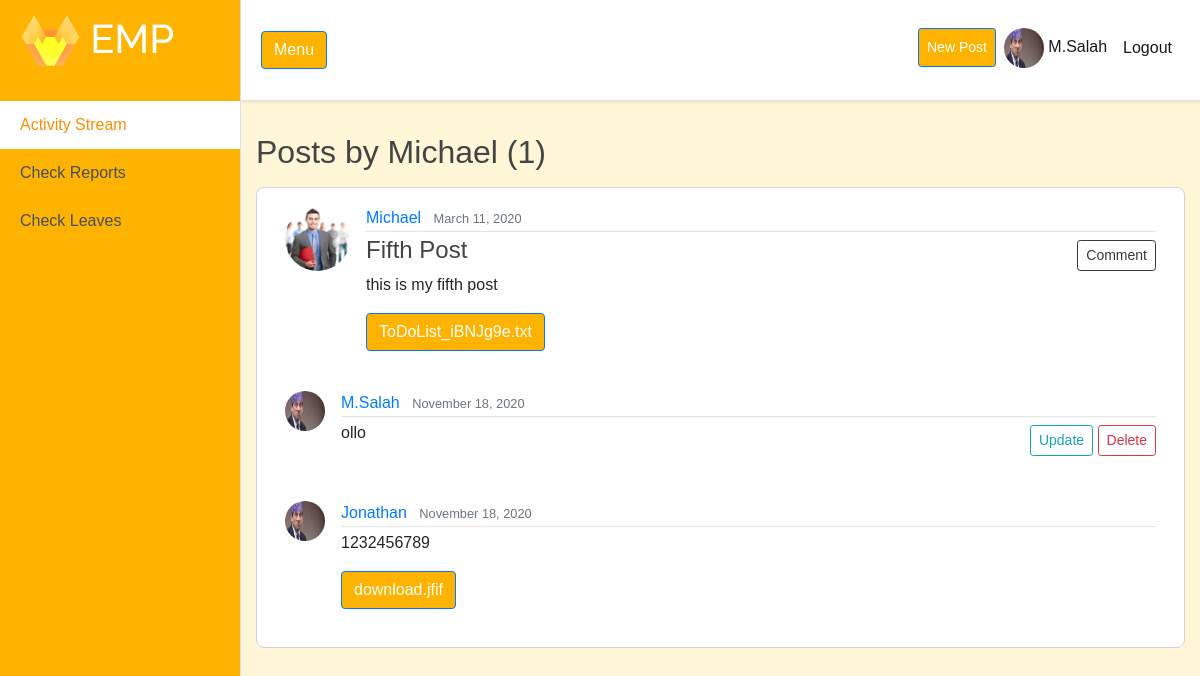
Screenshot of /user/Michael (signed in) with the database file from the repository.
### users/models.py (models this page shows, shortened)
class Profile(models.Model):
    user = models.OneToOneField(User, on_delete=models.CASCADE)
    image = models.ImageField(default='default.jpg', upload_to='profile_pics')
    bio = models.TextField(max_length=500, blank=True)
    location = models.CharField(max_length=30, blank=True)
    birth_date = models.DateField(null=True, blank=True)
    is_employee = models.BooleanField(default=True)

### activitystream/models.py (models this page shows, shortened)
class Post(models.Model):
    title = models.CharField(max_length=100)
    content = models.TextField()
    date_posted = models.DateTimeField(default=timezone.now)
    author = models.ForeignKey(User, on_delete=models.CASCADE)
    document = models.FileField(blank=True, default=None, upload_to='documents')
    class Meta:
        ordering = ['-date_posted']
    @property
    def filename(self):
        return os.path.basename(self.document.path)

class Comment(models.Model):
    date_posted = models.DateTimeField(default=timezone.now)
    content = models.TextField()
    author = models.ForeignKey(User, on_delete=models.CASCADE)
    post = models.ForeignKey(Post, on_delete=models.CASCADE)
    document = models.FileField(blank=True, default=None, upload_to='documents')
    class Meta:
        ordering = ['-date_posted']
    @property
    def filename(self):
        return os.path.basename(self.document.path)

### activitystream/views.py (the view)
# urls.py: path('user/<str:username>', UserPostListView.as_view(), name='user-posts'),
class UserPostListView(LoginRequiredMixin, ListView):
    model = Post
    template_name = 'activitystream/user_posts.html'  # <app>/<model>_<view_type>.html
    context_object_name = 'posts'
    paginate_by = 2
    def get_queryset(self):
        user = get_object_or_404(User, username=self.kwargs.get('username'))
        return Post.objects.filter(author=user).order_by('-date_posted')

### activitystream/templates/activitystream/user_posts.html (shortened to what this page needs)
{% extends 'activitystream/base.html' %}
{% block content %}
        {% if posts.count != 0 %}
            <h2 class="mb-3">Posts by {{ view.kwargs.username }}     ({{ posts.count}})</h2>
        {% else %}
            <h2 class="mb-3">{{ view.kwargs.username }} has not made any posts yet.</h2>
        {% endif %}
        {% for post in posts %}
            <div id="postcontent">
        <article class="media content-section">
        <img class="rounded-circle article-img" src="{{ post.author.profile.image.url }}">
  <div class="media-body">
    <div class="article-metadata">
        <a class="mr-2" href="{% url 'user-posts' post.author.username %}">{{ post.author }}</a>
      <small class="text-muted">{{ post.date_posted | date:'F d, Y' }}</small>
    </div>
            {% if post.author == user %}
                <div id="post_buttons">
                <a class="btn btn-outline-info btn-sm mt-1 mb-1" href="{% url 'post-update' post.id %}">Update</a>
                <a class="btn btn-outline-danger btn-sm mt-1 mb-1" href="{% url 'post-delete' post.id %}">Delete</a>
                <a class="btn btn-outline-dark btn-sm mt-1 mb-1" href="{% url 'add_comment' pk=post.pk %}">Comment</a>
                </div>
            {% else %}
                <div id="post_buttons">
                <a class="btn btn-outline-dark btn-sm mt-1 mb-1" href="{% url 'add_comment' pk=post.pk %}">Comment</a>
                </div>
            {% endif %}
    <h4>{{ post.title }}</h4>
    <p class="article-content">{{ post.content }}</p>
      {% if post.document != '' %}
      <a class="btn btn-primary" href="{{ post.document.url }}" target="_blank">{{ post.filename }}</a>
        {% endif %}
  </div>
</article>
            {% for comment in post.comment_set.all  %}
        <div id="comment">
        <article class="media content-section">
        <img class="rounded-circle article-img" src="{{ comment.author.profile.image.url }}"  style="width:40px; height:40px">
  <div class="media-body">
    <div class="article-metadata">
        <a class="mr-2" href="{% url 'user-posts' comment.author.username %}">{{ comment.author }}</a>
      <small class="text-muted">{{ comment.date_posted | date:'F d, Y' }}</small>
    </div>
            {% if comment.author == user %}
                <div id="post_buttons">
                <a class="btn btn-outline-info btn-sm mt-1 mb-1" href="{% url 'comment-update' comment.id %}">Update</a>
                <a class="btn btn-outline-danger btn-sm mt-1 mb-1" href="{% url 'comment-delete' comment.id %}">Delete</a>
                </div>
            {% endif %}
    <p class="article-content">{{ comment.content }}</p>
      {% if comment.document != '' %}
            <a class="btn btn-primary" href="{{ comment.document.url }}" target="_blank">{{ comment.filename }}</a>
        {% endif %}
  </div>
</article>
        </div>
                {% endfor %}
            </div>
    {% endfor %}
{% endblock content %}

### activitystream/templates/activitystream/base.html (shortened to what this page needs)
{% load static %}
<!DOCTYPE html>
<html lang="en">
<head>
  <link rel="stylesheet" href="https://stackpath.bootstrapcdn.com/bootstrap/4.4.1/css/bootstrap.min.css">
  <link rel="stylesheet" type="text/css" href="{% static 'activitystream/main.css' %}">
</head>
<body>
  <div class="d-flex" id="wrapper">
    <div class=" border-right" style="background-color: #feb300; !important;" id="sidebar-wrapper">
      <div class="sidebar-heading" style="background-color: #feb300; !important;"><h1> <img src="{% static "activitystream/logo.png" %}" alt="Employee Portal" style="width:60px"/> EMP</h1></div>
      <div class="list-group list-group-flush">
        <a href="{% url 'activity-home' %}" class="list-group-item list-group-item-action" id = "activity_button" >Activity Stream</a>
        {% if user.is_active and user.is_staff %}
        <a href="{% url 'all-reports' %}" class="list-group-item list-group-item-action " id = "report_button" >Check Reports</a>
        <a href="{% url 'all-leaves' %}" class="list-group-item list-group-item-action" id = "leave_button" >Check Leaves</a>
        {% else %}
        <a href="{% url 'reports-home' %}" class="list-group-item list-group-item-action" id = "reportto_button">My Reports</a>
        <a href="{% url 'leave-home' %}" class="list-group-item list-group-item-action" id = "bookleave_button">My Leaves</a>
        {% endif %}
      </div>
    </div>
    <div id="page-content-wrapper">
      <nav class="navbar navbar-expand-lg navbar-light border-bottom sticky-top" style="background-color: white; !important;" >
        <button class="btn btn-primary" id="menu-toggle">Menu</button>
        <div class="collapse navbar-collapse" id="navbarSupportedContent">
          <ul class="navbar-nav ml-auto mt-2 mt-lg-0">
            {% if user.is_authenticated %}
              <li class="nav-item active mt-1">
                 <a class="btn btn-primary btn-sm nav-link mt-1" href="{% url 'post-create' %}" style="color: white">New Post</a>
              </li>
                 <li class="nav-item active mb-1 ">
                <a class="nav-link" href="{% url 'profile' %}">
                        <img height="40px" width="40px"  class="rounded-circle account-img" src="{{ user.profile.image.url }}">
                    {{ user.username }}</a>
                </li>
                <li class="nav-item active mb-1 ">
                <a class="nav-link mt-2" href="{% url 'logout' %}">  Logout</a>
                </li>
            {% else %}
              <li class="nav-item active">
                <a class="nav-link" href="{% url 'activity-home' %}">Home <span class="sr-only">(current)</span></a>
              </li>
            {% endif %}
          </ul>
        </div>
      </nav>
<div id = main-section>
      <div class="container-fluid">
      <br>
      {% block content %}{% endblock %}
      </div>
</div>
    </div>
  </div>
</body>
</html>

### activitystream/static/activitystream/main.css (style rules this page uses)
.list-group-item-action { background-color: #feb300; !important; position: fixed; }
body { overflow-x: hidden; font-family: 'Poppins', sans-serif; background: #fff5d7; }
.btn-primary { background-color: #feb300; !important; }
#activity_button { margin-top:6.3rem; width: 15rem; }
#report_button,#reportto_button { margin-top:9.3rem; width:15rem; }
#leave_button,#bookleave_button { margin-top:12.3rem; width: 15rem; }
#main-section { margin-top: -2rem; }
.sidebar-heading { position: fixed; color: white; background: rgba(0, 0, 0, 0.2); }
.navbar { padding: 20px ; background: #fff; border: none; border-radius: 0; margin-bottom: 40px; box-shadow: 1px 1px 3px rgba(0, 0, 0, 0.1); }
#sidebar-wrapper { min-height: 100vh; margin-left: -15rem; -webkit-transition: margin .25s ease-out; -moz-transition: margin .25s ease-out; -o-transition: margin .25s ease-out; transition: margin .25s ease-out; }
#sidebar-wrapper .sidebar-heading { padding: 0.875rem 1.25rem; font-size: 1.2rem; }
#sidebar-wrapper .list-group { width: 15rem; }
#page-content-wrapper { min-width: 100vw; }
@media (min-width: 768px) { #sidebar-wrapper { margin-left: 0; } }
@media (min-width: 768px) { #page-content-wrapper { min-width: 0; width: 100%; } }
h1 { font-family: Raleway ; }

### activitystream/templates/activitystream/user_posts.html (style rules this page uses)
#activity_button { background-color: white; font-size: 1rem; color: darkorange; }
h2, h3, h4, h5, h6 { color: #444444; }
ul { margin: 0; }
.content-section { background: #ffffff; padding: 10px 20px; border-radius: 3px; margin-bottom: 20px; }
.article-content { white-space: pre-line; }
.article-img { height: 65px; width: 65px; margin-right: 16px; }
.article-metadata { padding-bottom: 1px; margin-bottom: 4px; border-bottom: 1px solid #e3e3e3 }
#post_buttons { float:right }
#postcontent { padding: 0.5rem; border: solid 1px lightgrey; border-radius: 0.5rem; background: white; margin-bottom: 1rem; }

### rows the page displays
Post: author.profile.image (picture), author "Michael", date_posted "March 11, 2020", shows "Comment", title "Fifth Post", content "this is my fifth post", filename "ToDoList_iBNJg9e.txt"
Comment: author.profile.image (picture), author "M.Salah", date_posted "November 18, 2020", shows "Update", content "ollo"
Comment: author.profile.image (picture), author "Jonathan", date_posted "November 18, 2020", content "1232456789", filename "download.jfif"

### other values shown
{{ user.username }} "M.Salah"
{{ view.kwargs.username }} "Michael"
{{ posts.count }} "1"
